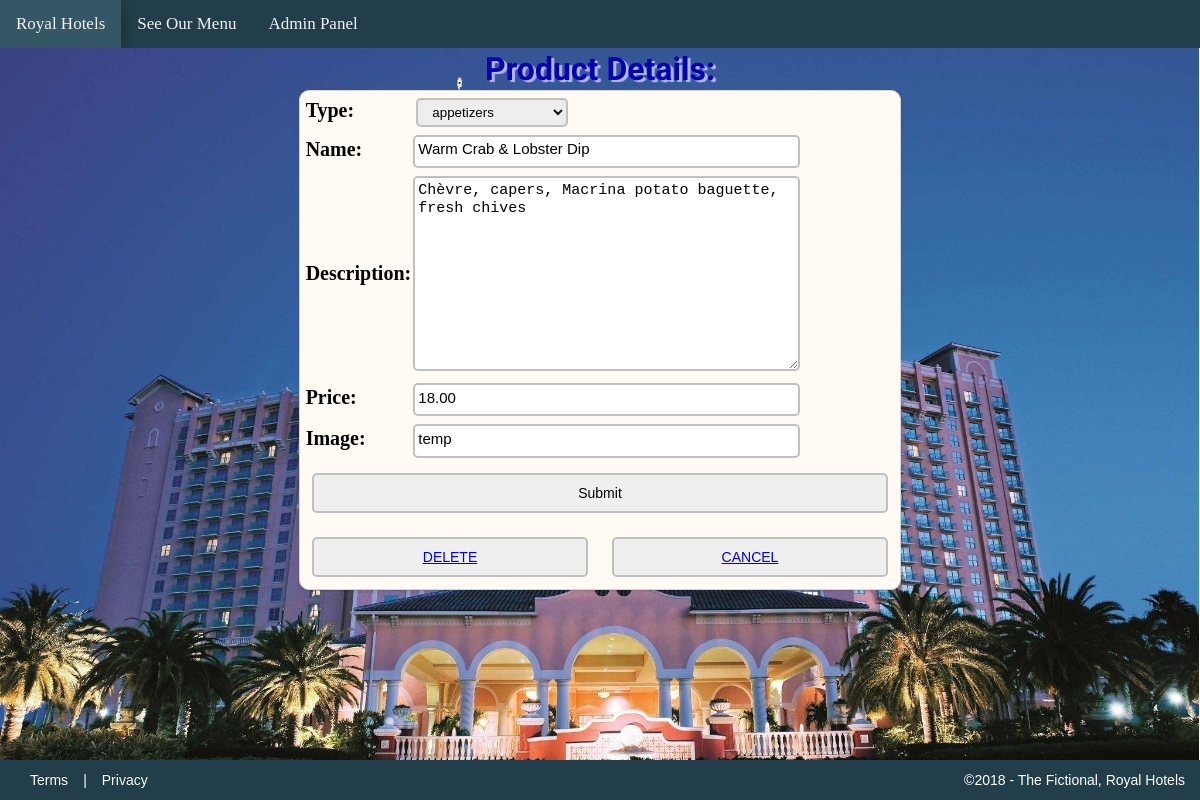
The page /5/details/ on the database as committed earlier.
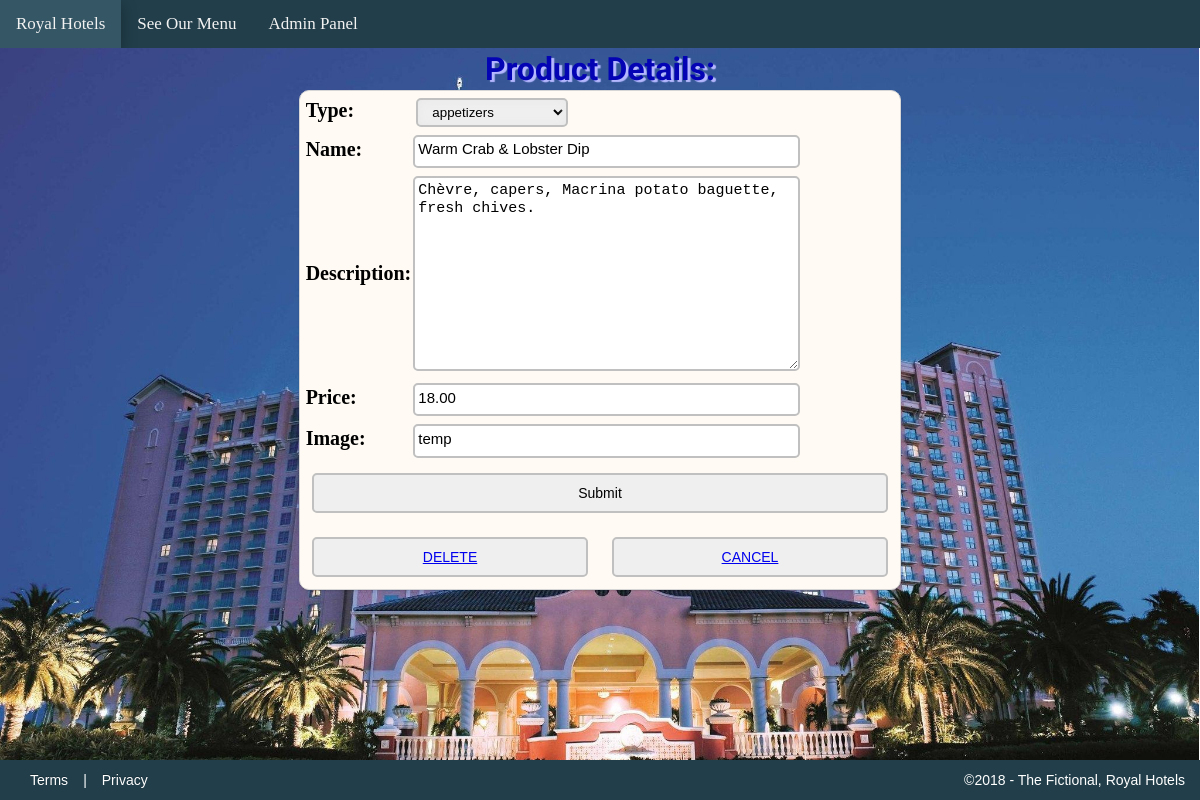
The same page on the database as committed later.
### products/models.py (models this page shows, shortened)
class Product(models.Model):
  type = models.CharField(max_length=60, choices=TYPE_CHOICES)
  name = models.CharField(max_length=50, default="", blank=True, null=False)
  description = models.TextField(max_length=100, default="", blank=True)
  price = models.DecimalField(default=0.00, max_digits=10000, decimal_places=2)
  image = models.CharField(max_length=255, default="", blank=True,)
  objects = models.Manager()

### products/views.py (the view)
# urls.py: path('<int:pk>/details/', views.details, name="details"),
def details(request, pk):
    pk = int(pk)
    item = get_object_or_404(Product, pk=pk)
    form = ProductForm(data=request.POST or None, instance=item)
    if request.method == 'POST':
        if form.is_valid():
            form2 = form.save(commit=False)
            form2.save()
            return redirect('admin_console')
        else:
            print(form.errors)
    else:
        return render(request, 'products/present_product.html', {'form': form})

### products/forms.py
class ProductForm(ModelForm):
  class Meta:
    model = Product
    fields = '__all__'

### products/templates/products/present_product.html (shortened to what this page needs)
{% extends 'base.html' %}
{% block header %}Product Details:{% endblock header %}
{% block content %}
<div class="admin_panel">
  <form action="../details/" name="productForm" method="POST">
    <div class="formObject">
      <table>
        {{ form.as_table }}
      </table>
      <div class="frmBtn_container">
        <input type="submit">
        <div class="frmBtn_container">
            <button class="btn"><a href="../{{ form.pk }}delete/">DELETE</a></button>
            <button class="btn"><a href="{% url 'admin_console' %}">CANCEL</a></button>
        </div>
      </div>
    </div>
  </form>
</div>
{% endblock content %}

Rows that differ between the two databases and show on the page:
changed Product "appetizers": description "Chèvre, capers, Macrina potato baguette, fresh chives" → "Chèvre, capers, Macrina potato baguette, fresh chives."
